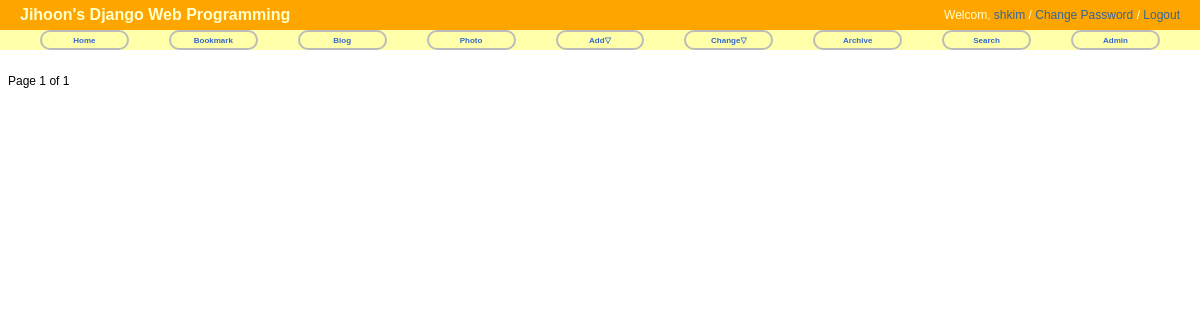
The page /blog/ on the database as committed earlier.
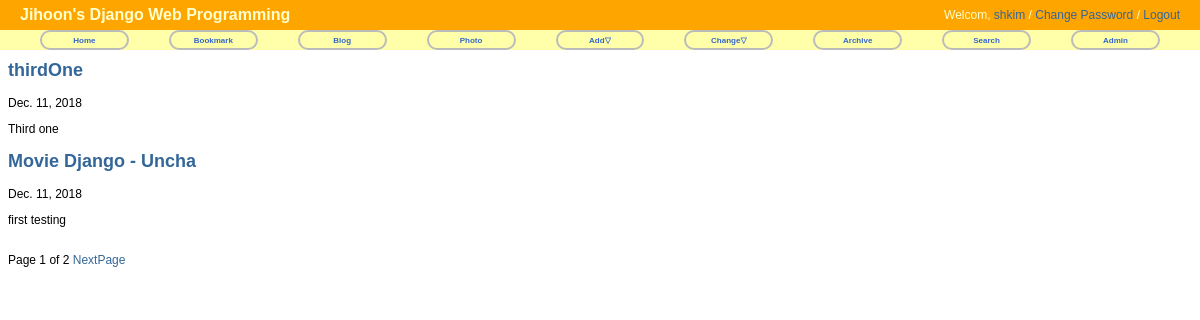
The same page on the database as committed later.
### blog/models.py (models this page shows, shortened)
@python_2_unicode_compatible
class Post(models.Model):
	title = models.CharField('TITLE', max_length=50)
	slug = models.SlugField('SLUG', unique=True, allow_unicode=True, help_text = 'one word for title alias.')
	description = models.CharField('DESCRIPTION', max_length=100, blank = True, help_text='simple description text.')
	content = models.TextField('CONTENT')
	create_date = models.DateTimeField('Create Date', auto_now_add = True)
	modify_date = models.DateTimeField('Modify Date', auto_now = True)
	tag = TagField()			#added
	class Meta:
			verbose_name = 'post'
			verbose_name_plural = 'posts'
			db_table = 'my_post'
			ordering = ('-modify_date',)
	def get_absolute_url(self):
		return reverse('blog:post_detail', args=(self.slug,))

### blog/views.py (the view)
class PostLV(ListView):
	model = Post
	template_name = 'blog/post_all.html'
	context_object_name = 'posts'
	paginate_by = 2

### blog/templates/blog/post_all.html (shortened to what this page needs)
{% extends "base.html" %}
{% block content %}
<h1>Blog List</h1>
{% for post in posts %}
	<h2><a href="{{ post.get_absolute_url }}">{{ post.title }}</a></h2>
	{{ post.modify_date|date:"N d, Y" }}
	<p>{{ post.description }}</p>
{% endfor %}
<br/>
<div>
	<span>
		Page {{ page_obj.number }} of {{ page_obj.paginator.num_pages }}
		{% if page_obj.has_next %}
			<a href="?page={{ page_obj.next_page_number }}">NextPage</a>
		{% endif %}
	</span>
</div>
{% endblock %}

### templates/base.html (shortened to what this page needs)
<!DOCTYPE html>
<html lang= "en">
<head>
	{% load staticfiles %}
	<link rel="stylesheet" type="text/css" href="{% static "css/base.css" %}" />
	<link rel="stylesheet" type="text/css" href="{% block extrastyle %}{% endblock %}"/>
</head>
<body>
	<div id = "header">
		<h2 class="maintitle">Jihoon's Django Web Programming</h2>
		<h4 class="welcome">Welcom, <a href="#">shkim</a> /
			<a href="#">Change Password</a> /
			<a href="#">Logout</a>
		</h4>
	</div>
	<div id = "menu">
		<li><a href="{% url 'home' %}">Home</a></li>
		<li><a href="{% url 'bookmark:index' %}">Bookmark</a></li>
		<li><a href="{% url 'blog:index' %}">Blog</a></li>
		<li><a href="#">Photo</a></li>
		<li><a href="#">Add&bigtriangledown;</a>
		</li>
		<li><a href="#">Change&bigtriangledown;</a>
		</li>
		<li><a href="{% url 'blog:post_archive' %}">Archive</a></li>
		<li><a href="#">Search</a></li>
		<li><a href="{% url 'admin:index' %}">Admin</a></li>
	</div>
	{% block content %}{% endblock %}
</body>
</html>

### static/css/base.css (style rules this page uses)
body { font-family: "Lucida Grande", Verdana, Arial, sans-serif; font-size: 12px; }
div#header { position: absolute; top: 0px; left: 0px; height: 30px; width: 100%; display: table; background: orange; }
div#menu { position: absolute; top: 30px; left: 0px; height: 20px; width: 100%; display: table; table-layout: fixed; border-spacing: 40px 0px; background: #ffa; font-size: 8px; }
.maintitle { display: table-cell; vertical-align: middle; padding-left: 20px; color: #ffc; font-weight: bold; font-size: 16px; }
.welcome { display: table-cell; vertical-align: middle; text-align: right; padding-right: 20px; color: #ffc; font-weight: normal; font-size: 12px; }
div#menu a:link, div#menu a:visited { color: #36c; }
div#menu >li { display: table-cell; vertical-align: middle; border: 2px solid #bbb; border-radius: 25px; text-align: center; font-weight: bold; }
a:link, a:visited { color: #369; text-decoration: none; }

Rows that differ between the two databases and show on the page:
added Post: title "thirdOne", modify_date "Dec. 11, 2018", description "Third one"
added Post: title "Movie Django - Uncha", modify_date "Dec. 11, 2018", description "first testing"
Other text that changed with them:
{{ page_obj.paginator.num_pages }}: "1" → "2"
text now shown: "NextPage"
